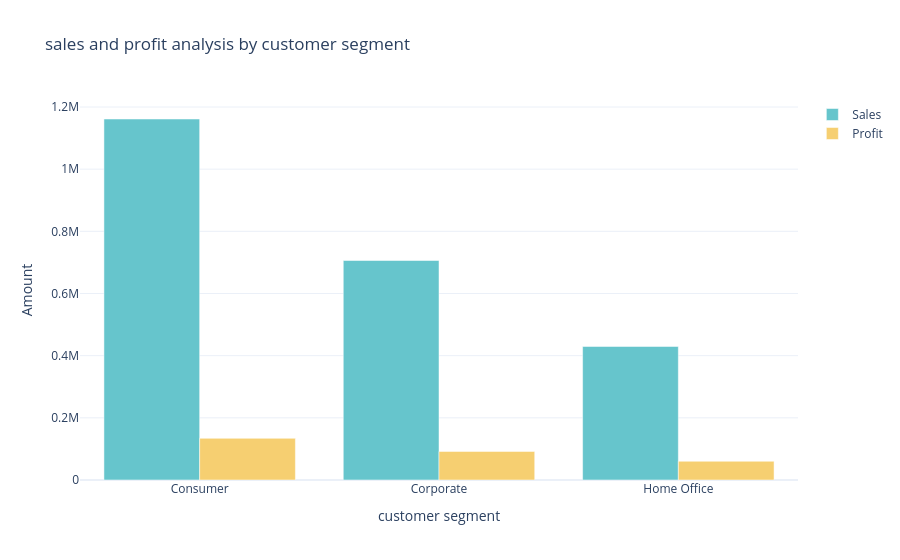

Notebook cell for this chart:
### Code cell
sales_profit_by_segment= data.groupby('Segment').agg({'Sales' :'sum', 'Profit' : 'sum'}).reset_index()
color_palette = colors.qualitative.Pastel
fig =go.Figure()
fig.add_trace(go.Bar(x=sales_profit_by_segment['Segment'],
                     y=sales_profit_by_segment['Sales'],
                     name ='Sales',
                     marker_color = color_palette[0]))
fig.add_trace(go.Bar(x=sales_profit_by_segment['Segment'],
                     y=sales_profit_by_segment['Profit'],
                     name ='Profit',
                     marker_color = color_palette[1]))
fig.update_layout(title= 'sales and profit analysis by customer segment', 
                 xaxis_title = 'customer segment', yaxis_title='Amount')
fig.show()

### Figure 1 — Plotly figure (JSON) as saved in the notebook; plotly's stock layout.template omitted (floating-point values rounded to 4 significant figures)
{"data": [{"marker": {"color": "rgb(102, 197, 204)"}, "name": "Sales", "type": "bar", "x": ["Consumer", "Corporate", "Home Office"], "y": [1161000.0, 706100.0, 429700.0]}, {"marker": {"color": "rgb(246, 207, 113)"}, "name": "Profit", "type": "bar", "x": ["Consumer", "Corporate", "Home Office"], "y": [134100.0, 91980.0, 60300.0]}], "layout": {"title": {"text": "sales and profit analysis by customer segment"}, "xaxis": {"title": {"text": "customer segment"}}, "yaxis": {"title": {"text": "Amount"}}}}
